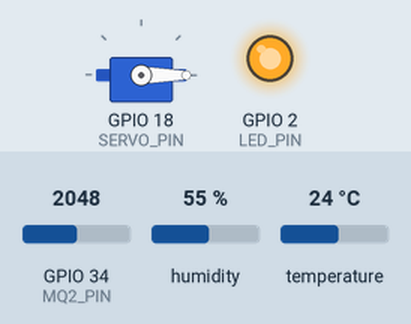
A sketch run on a simulated ESP32. Parts: servo, output pins drawn as LEDs (lit = HIGH). The inputs (shaded band) are chosen by the test bench; at power-on: temperature 24 °C, GPIO 34 (MQ2_PIN) = 2048, humidity 55 %. WiFi joins after 1.5 s; servers stay silent unless stated; what the sketch prints to the serial monitor is not drawn.

Above: at 2.7 s.
2.8 s: temperature set to 27 °C
At 6.47 s:
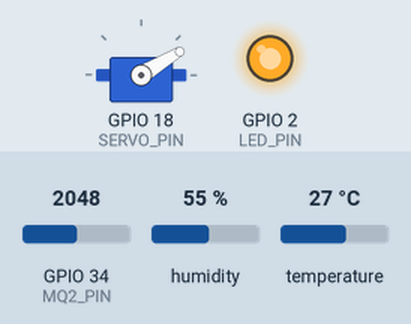
At 7.07 s:
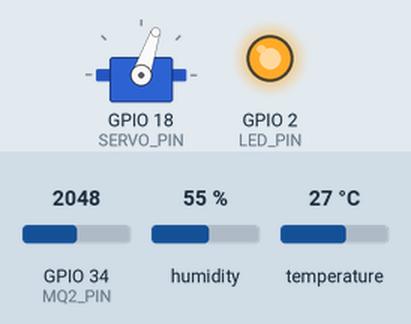
8.7 s: GPIO 34 (MQ2_PIN) set to 1565
12.2 s: GPIO 34 (MQ2_PIN) set to 1447
At 14.29 s:
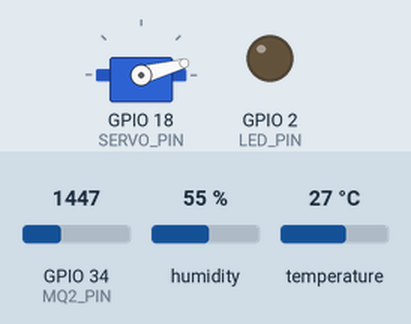
17.1 s: temperature set to 12 °C
19.5 s: temperature set to 28 °C
Timing chart, 0 to 26.6 s (numbered marks = the images above; inputs shaded):
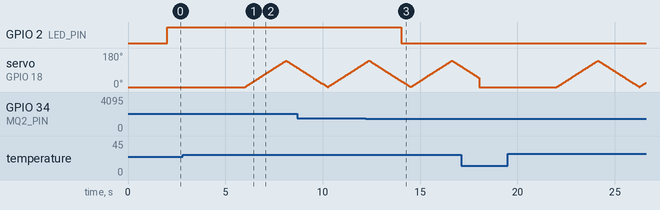

The sketch:

BusTempGas.ino
```cpp
#include <WiFi.h>
#include <WebServer.h>
#include <DHT.h>
#include <ESP32Servo.h>

// --- Wi-Fi Credentials ---
const char* ssid = "Ji_Hyo";
const char* password = "Sentinel";

// --- Pin Definitions (ESP32 DevKit) ---
#define DHTPIN 4          // GPIO 4 (D4) - DHT11 Data Pin
#define DHTTYPE DHT11
#define MQ2_PIN 34        // GPIO 34 (D34) - MQ-2 Analog Out (AO)
#define SERVO_PIN 18      // GPIO 18 (D18) - Servo Signal Pin
#define LED_PIN 2         // GPIO 2 (D2) - Warning LED Pin

// --- Thresholds ---
const float TEMP_THRESHOLD = 25.0;  // Temperature limit in Celsius
const int GAS_THRESHOLD = 1500;     // MQ-2 threshold (ESP32 ADC range: 0 - 4095)

DHT dht(DHTPIN, DHTTYPE);
Servo myServo;
WebServer server(80);

// Sensor variables
float temperature = 0.0;
float humidity = 0.0;
int gasLevel = 0;

// Timers and Servo Sweep Control
unsigned long lastSensorRead = 0;
unsigned long lastServoMove = 0;
int servoAngle = 0;
int servoDirection = 1;             // 1 = moving right, -1 = moving left
const int SERVO_SWEEP_SPEED = 15;   // Milliseconds per 1 degree movement (lower = faster fan sweep)
const int SERVO_MIN_ANGLE = 0;      // Fan oscillation min angle
const int SERVO_MAX_ANGLE = 140;    // Fan oscillation max angle

// --- Embedded Minimal Dark UI ---
const char HTML_PAGE[] PROGMEM = R"rawliteral(
<!DOCTYPE html>
<html lang="en">
<head>
  <meta charset="UTF-8">
  <meta name="viewport" content="width=device-width, initial-scale=1.0">
  <title>System Dashboard</title>
  <style>
    * { box-sizing: border-box; margin: 0; padding: 0; font-family: -apple-system, BlinkMacSystemFont, "Segoe UI", Roboto, sans-serif; }
    body { background-color: #0b0f19; color: #f1f5f9; min-height: 100vh; display: flex; align-items: center; justify-content: center; padding: 20px; }
    .container { width: 100%; max-width: 850px; }
    .header { margin-bottom: 28px; }
    .header h1 { font-size: 1.5rem; font-weight: 600; color: #f8fafc; letter-spacing: -0.02em; }
    .header p { color: #64748b; font-size: 0.875rem; margin-top: 4px; }
    .grid { display: grid; grid-template-columns: repeat(auto-fit, minmax(240px, 1fr)); gap: 16px; }
    .card { background: #131b2e; border: 1px solid #1e293b; border-radius: 16px; padding: 24px; transition: transform 0.2s ease, border-color 0.2s ease; }
    .card:hover { border-color: #334155; transform: translateY(-2px); }
    .card-label { font-size: 0.75rem; font-weight: 600; text-transform: uppercase; letter-spacing: 0.08em; color: #64748b; margin-bottom: 12px; }
    .card-value { font-size: 2.5rem; font-weight: 700; color: #f8fafc; line-height: 1; }
    .unit { font-size: 1.125rem; font-weight: 400; color: #64748b; margin-left: 2px; }
    .badge { display: inline-flex; align-items: center; gap: 8px; margin-top: 16px; padding: 6px 12px; border-radius: 9999px; font-size: 0.75rem; font-weight: 600; }
    .badge-ok { background: rgba(16, 185, 129, 0.1); color: #10b981; border: 1px solid rgba(16, 185, 129, 0.2); }
    .badge-active { background: rgba(59, 130, 246, 0.15); color: #60a5fa; border: 1px solid rgba(59, 130, 246, 0.3); }
    .badge-danger { background: rgba(239, 68, 68, 0.1); color: #ef4444; border: 1px solid rgba(239, 68, 68, 0.2); }
    .dot { width: 6px; height: 6px; border-radius: 50%; background-color: currentColor; }
  </style>
</head>
<body>
  <div class="container">
    <div class="header">
      <h1>Environment Dashboard</h1>
      <p>Real-time telemetry and automated controls</p>
    </div>
    <div class="grid">
      <div class="card">
        <div class="card-label">Temperature</div>
        <div class="card-value"><span id="temp">--</span><span class="unit">&deg;C</span></div>
        <div id="fan-badge" class="badge badge-ok"><span class="dot"></span><span id="fan-state">FAN IS OFF</span></div>
      </div>
      <div class="card">
        <div class="card-label">Humidity</div>
        <div class="card-value"><span id="hum">--</span><span class="unit">%</span></div>
        <div class="badge badge-ok" style="visibility: hidden;"><span class="dot"></span><span>OK</span></div>
      </div>
      <div class="card">
        <div class="card-label">Gas Concentration</div>
        <div class="card-value"><span id="gas">--</span><span class="unit">ADC</span></div>
        <div id="gas-badge" class="badge badge-ok"><span class="dot"></span><span id="gas-state">AIR SAFE</span></div>
      </div>
    </div>
  </div>

  <script>
    async function updateDashboard() {
      try {
        const res = await fetch('/data');
        const data = await res.json();

        document.getElementById('temp').innerText = data.temp.toFixed(1);
        document.getElementById('hum').innerText = data.hum.toFixed(1);
        document.getElementById('gas').innerText = data.gas;

        // Update Fan State Badge
        const fanBadge = document.getElementById('fan-badge');
        const fanState = document.getElementById('fan-state');
        if (data.fan) {
          fanBadge.className = 'badge badge-active';
          fanState.innerText = 'FAN IS ON';
        } else {
          fanBadge.className = 'badge badge-ok';
          fanState.innerText = 'FAN IS OFF';
        }

        // Update Gas State Badge
        const gasBadge = document.getElementById('gas-badge');
        const gasState = document.getElementById('gas-state');
        if (data.gasAlert) {
          gasBadge.className = 'badge badge-danger';
          gasState.innerText = 'GAS DANGER (LED ON)';
        } else {
          gasBadge.className = 'badge badge-ok';
          gasState.innerText = 'AIR SAFE (LED OFF)';
        }
      } catch (err) {
        console.error('Failed to fetch data:', err);
      }
    }

    // Refresh telemetry every 1.5 seconds asynchronously
    setInterval(updateDashboard, 1500);
    updateDashboard();
  </script>
</body>
</html>
)rawliteral";

// --- Web Server Handlers ---
void handleRoot() {
  server.send(200, "text/html", HTML_PAGE);
}

void handleData() {
  bool isFanOn = (temperature > TEMP_THRESHOLD);
  bool isGasAlert = (gasLevel > GAS_THRESHOLD);

  String json = "{";
  json += "\"temp\":" + String(temperature, 1) + ",";
  json += "\"hum\":" + String(humidity, 1) + ",";
  json += "\"gas\":" + String(gasLevel) + ",";
  json += "\"fan\":" + String(isFanOn ? "true" : "false") + ",";
  json += "\"gasAlert\":" + String(isGasAlert ? "true" : "false");
  json += "}";
  server.send(200, "application/json", json);
}

void setup() {
  Serial.begin(115200);

  // Pin setup
  pinMode(LED_PIN, OUTPUT);
  digitalWrite(LED_PIN, LOW);

  // Peripheral initialization
  dht.begin();
  myServo.attach(SERVO_PIN);
  myServo.write(0);

  // Wi-Fi Connection
  WiFi.begin(ssid, password);
  Serial.print("Connecting to Wi-Fi");
  while (WiFi.status() != WL_CONNECTED) {
    delay(500);
    Serial.print(".");
  }
  Serial.println("\nWi-Fi Connected!");
  Serial.print("Dashboard URL: http://");
  Serial.println(WiFi.localIP());

  // Web routes
  server.on("/", handleRoot);
  server.on("/data", handleData);
  server.begin();
}

void loop() {
  server.handleClient();
  unsigned long currentMillis = millis();

  // 1. Read sensors every 2000ms
  if (currentMillis - lastSensorRead >= 2000) {
    lastSensorRead = currentMillis;

    float t = dht.readTemperature();
    float h = dht.readHumidity();
    int g = analogRead(MQ2_PIN);

    if (!isnan(t)) temperature = t;
    if (!isnan(h)) humidity = h;
    gasLevel = g;

    // Gas Alert Logic (LED ON)
    if (gasLevel > GAS_THRESHOLD) {
      digitalWrite(LED_PIN, HIGH);
    } else {
      digitalWrite(LED_PIN, LOW);
    }
  }

  // 2. Non-blocking Servo Fan Oscillating Logic (> 25°C)
  if (temperature > TEMP_THRESHOLD) {
    if (currentMillis - lastServoMove >= SERVO_SWEEP_SPEED) {
      lastServoMove = currentMillis;

      servoAngle += servoDirection;
      if (servoAngle >= SERVO_MAX_ANGLE) {
        servoAngle = SERVO_MAX_ANGLE;
        servoDirection = -1; // Reverse sweep direction
      } else if (servoAngle <= SERVO_MIN_ANGLE) {
        servoAngle = SERVO_MIN_ANGLE;
        servoDirection = 1;  // Forward sweep direction
      }

      myServo.write(servoAngle);
    }
  } else {
    // Return servo to home position when temperature drops below threshold
    if (servoAngle != 0) {
      servoAngle = 0;
      myServo.write(0);
    }
  }
}
```

Measured:
- the behaviour switches between 25 and 26 °C on temperature (found by bisection; images 0 and 1)
- the behaviour switches between 1501 and 1500 on GPIO 34 (MQ2_PIN) (found by bisection; images 2 and 3)
- after the input at 2.8 s, servo on GPIO 18 (SERVO_PIN): rises from 0° to 139° in 2.1 s, then falls to 103° in 0.58 s
- after the input at 12.2 s, GPIO 2 (LED_PIN): HIGH → LOW after 1.8 s
